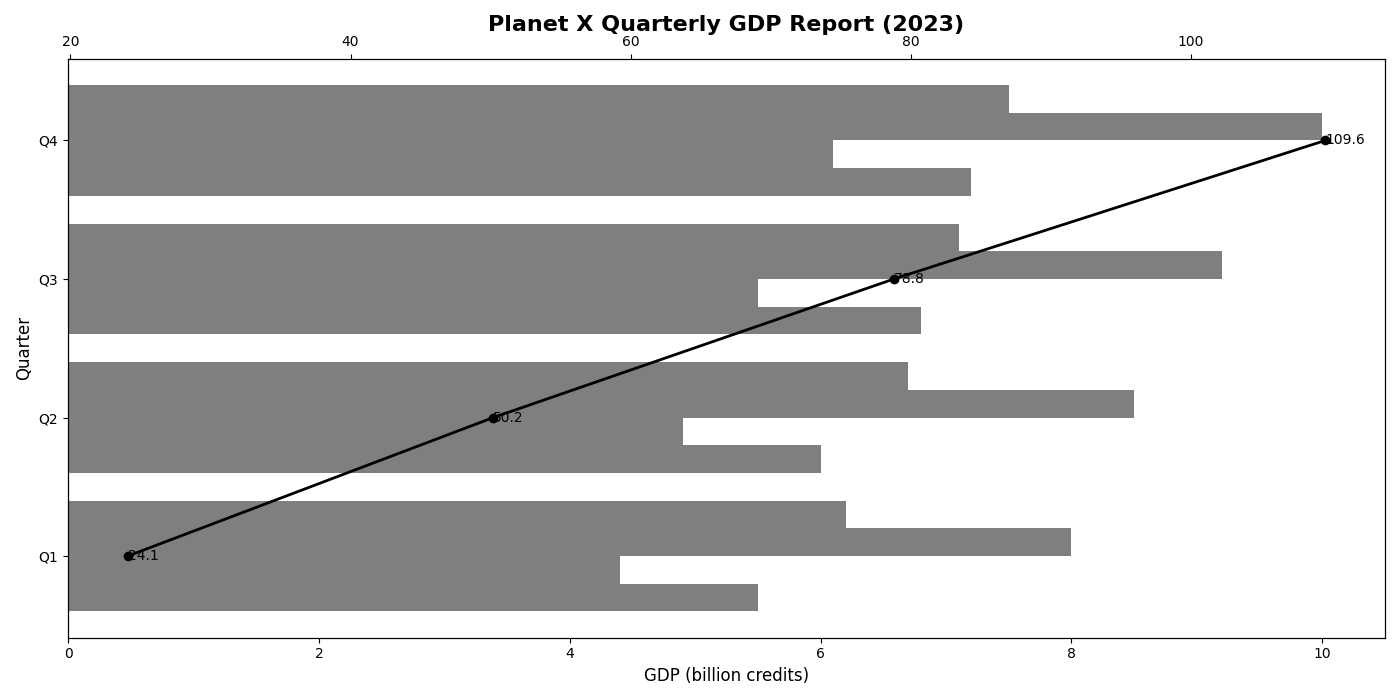

Recreate this plot in Python.
import matplotlib.pyplot as plt
import numpy as np

# Data: Quarters and GDP values in billion Planet X credits
quarters = ['Q1', 'Q2', 'Q3', 'Q4']
agriculture_gdp = [5.5, 6.0, 6.8, 7.2]
manufacturing_gdp = [4.4, 4.9, 5.5, 6.1]
technology_gdp = [8.0, 8.5, 9.2, 10.0]
services_gdp = [6.2, 6.7, 7.1, 7.5]

# Cumulative GDP calculation
cumulative_gdp = np.cumsum([sum(x) for x in zip(agriculture_gdp, manufacturing_gdp, technology_gdp, services_gdp)])

# Set up the figure and axis
fig, ax1 = plt.subplots(figsize=(14, 7))

# Bar heights
height = 0.2

# Bar positions
y_indices = np.arange(len(quarters))

# Apply a single color across all bars
single_color = 'tab:gray'

# Plotting individual bars for each sector with the same color
ax1.barh(y_indices - height*1.5, agriculture_gdp, height=height, color=single_color)
ax1.barh(y_indices - height/2, manufacturing_gdp, height=height, color=single_color)
ax1.barh(y_indices + height/2, technology_gdp, height=height, color=single_color)
ax1.barh(y_indices + height*1.5, services_gdp, height=height, color=single_color)

# Titles and labels
ax1.set_title('Planet X Quarterly GDP Report (2023)', fontsize=16, fontweight='bold', pad=20)
ax1.set_ylabel('Quarter', fontsize=12)
ax1.set_xlabel('GDP (billion credits)', fontsize=12)
ax1.set_yticks(y_indices)
ax1.set_yticklabels(quarters)

# Cumulative GDP Plot
ax2 = ax1.twiny()
ax2.plot(cumulative_gdp, y_indices, color='black', marker='o', linestyle='-', linewidth=2)

# Annotate the cumulative GDP plot
for i, val in enumerate(cumulative_gdp):
    ax2.text(val, i, f'{val:.1f}', color='black', fontsize=10, va='center', ha='left')

# Ensure the layout is tight and avoids overlap
plt.tight_layout()

# Display the plot
plt.show()
